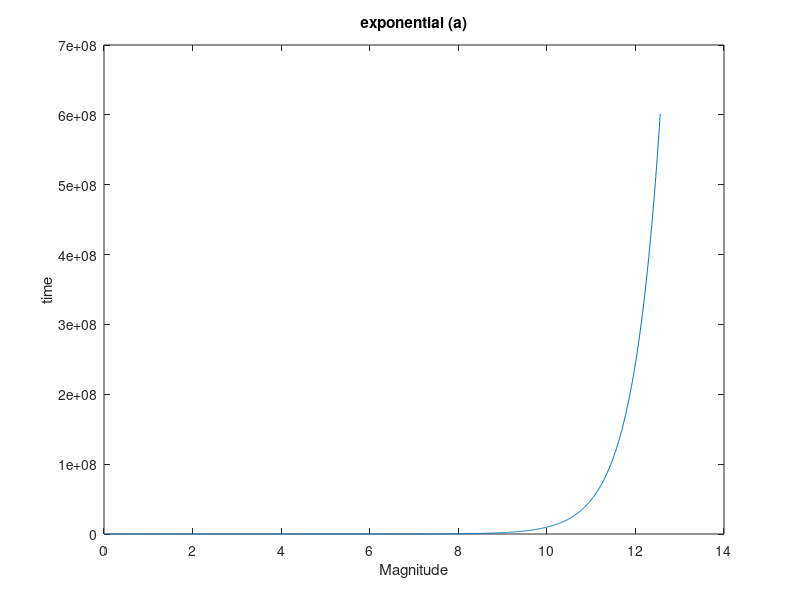
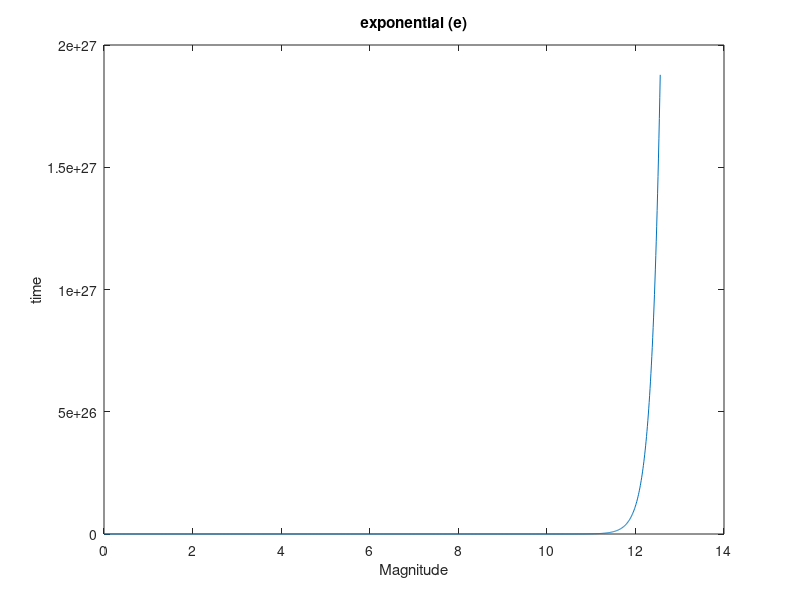
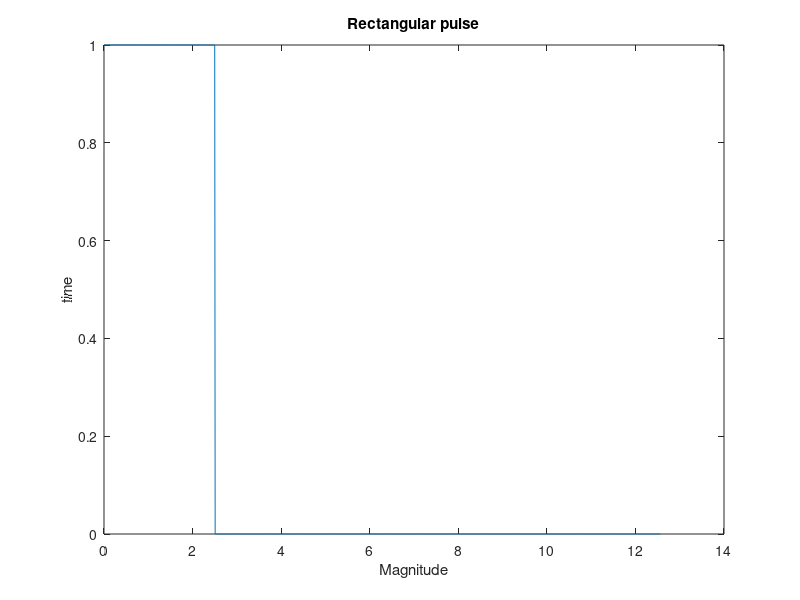
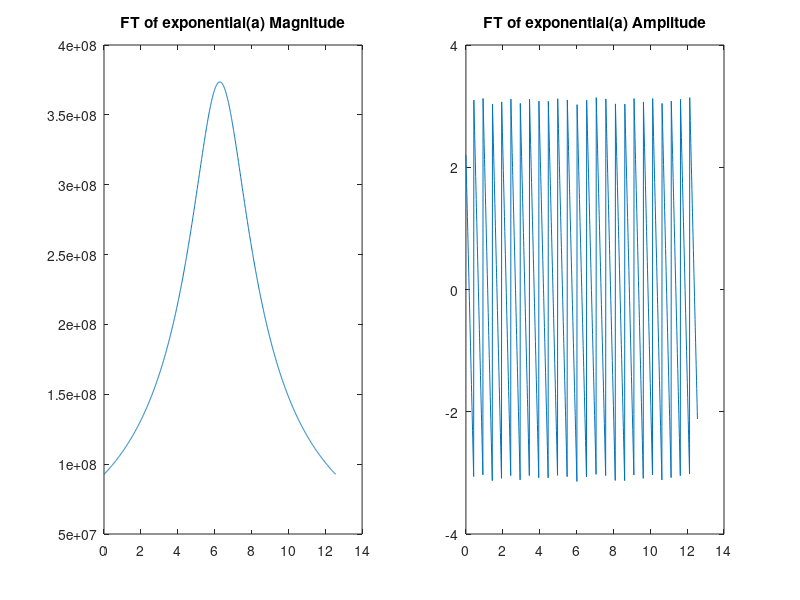

Write the MATLAB code that produced these figures, in order.
clc;
clear all;
close all;
t = 0:0.01:12.56;

W = -2*pi : 0.01 : 2*pi;
p = input("Enter the value of p: ");
a = input("Enter the value of a: ");
T = input("Enter the value of T: ");
X_t = p.^t;
X_t2 = exp(a.*t);
X_t3 = 1*(abs(t)<=T/2);
figure
plot (t,X_t);
xlabel("Magnitude");
ylabel("time");
title("exponential (a)");
figure
plot (t,X_t2);
xlabel("Magnitude");
ylabel("time");
title("exponential (e)");
figure
plot (t,X_t3);
xlabel("Magnitude");
ylabel("time");
title("Rectangular pulse");
X_W = zeros(size(W));
X_W2 = zeros(size(W));
X_W3 = zeros(size(W));
for k = 1: length(W)
    X_W(k) = trapz(t,X_t.*exp(-1i*W(k).*t));
end
for k = 1: length(W)
    X_W2(k) = trapz(t,X_t2.*exp(-1i*W(k).*t));
end
for k = 1: length(W)
    X_W3(k) = trapz(t,X_t3.*exp(-1i*W(k).*t));
end
figure
subplot(1,2,1);
plot (t,abs(X_W));
title("FT of exponential(a) Magnitude");
subplot(1,2,2);
plot (t, angle(X_W));
title("FT of exponential(a) Amplitude");
figure
subplot(1,2,1);
plot (t,abs(X_W2));
title("FT of exponential(e) Magnitude");
subplot(1,2,2);
plot (t, angle(X_W2));
title("FT of exponential(e) Amplitude");
figure
subplot(1,2,1);
plot (t,abs(X_W3));
title("FT of rectangular pulse Magnitude");
subplot(1,2,2);
plot (t, angle(X_W3));
title("FT of rectangular pulse Amplitude");
